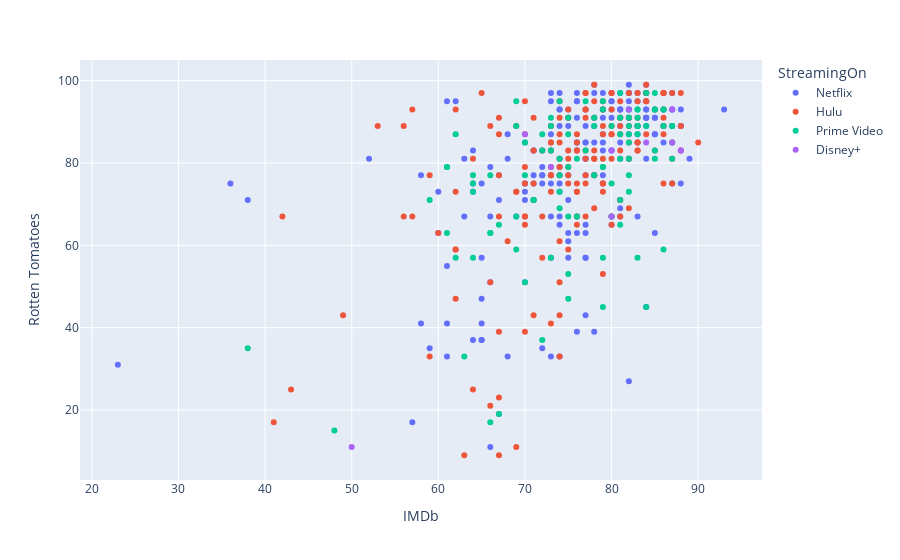

Source (notebook cell):
### Code cell
px.scatter(tv_shows_both_ratings, x='IMDb', y='Rotten Tomatoes', color='StreamingOn')

### Figure 1 — Plotly figure (JSON) as saved in the notebook; plotly's stock layout.template omitted (floating-point values rounded to 4 significant figures; data arrays with more than 128 entries replaced by an {"elided": "..."} marker saying what was removed)
{"data": [{"hovertemplate": "StreamingOn=Netflix<br>IMDb=%{x}<br>Rotten Tomatoes=%{y}<extra></extra>", "legendgroup": "Netflix", "marker": {"color": "#636efa", "symbol": "circle"}, "mode": "markers", "name": "Netflix", "orientation": "v", "showlegend": true, "type": "scatter", "x": {"elided": "195 int values"}, "xaxis": "x", "y": {"elided": "195 int values"}, "yaxis": "y"}, {"hovertemplate": "StreamingOn=Hulu<br>IMDb=%{x}<br>Rotten Tomatoes=%{y}<extra></extra>", "legendgroup": "Hulu", "marker": {"color": "#EF553B", "symbol": "circle"}, "mode": "markers", "name": "Hulu", "orientation": "v", "showlegend": true, "type": "scatter", "x": {"elided": "170 int values"}, "xaxis": "x", "y": {"elided": "170 int values"}, "yaxis": "y"}, {"hovertemplate": "StreamingOn=Prime Video<br>IMDb=%{x}<br>Rotten Tomatoes=%{y}<extra></extra>", "legendgroup": "Prime Video", "marker": {"color": "#00cc96", "symbol": "circle"}, "mode": "markers", "name": "Prime Video", "orientation": "v", "showlegend": true, "type": "scatter", "x": [86, 86, 83, 78, 84, 70, 64, 85, 82, 85, 75, 81, 69, 80, 76, 85, 84, 87, 83, 87, 82, 82, 83, 83, 84, 87, 81, 76, 83, 78, 81, 86, 83, 87, 82, 79, 82, 86, 83, 73, 85, 71, 82, 80, 80, 81, 75, 81, 70, 79, 74, 79, 74, 81, 77, 82, 73, 78, 66, 71, 75, 64, 73, 74, 79, 69, 75, 79, 82, 75, 74, 69, 79, 72, 73, 72, 74, 77, 69, 61, 67, 70, 85, 61, 62, 64, 66, 62, 67, 63, 66, 64, 59, 66, 75, 72, 38, 48, 61], "xaxis": "x", "y": [93, 89, 89, 77, 45, 51, 73, 93, 85, 83, 91, 87, 89, 67, 67, 93, 97, 89, 93, 81, 81, 89, 89, 93, 89, 89, 71, 81, 91, 89, 91, 59, 57, 85, 93, 57, 91, 93, 87, 89, 81, 71, 77, 89, 75, 81, 67, 97, 77, 93, 95, 79, 77, 65, 95, 87, 91, 91, 77, 71, 87, 77, 57, 69, 95, 95, 53, 79, 73, 79, 81, 67, 45, 83, 83, 87, 73, 83, 59, 79, 65, 85, 97, 79, 87, 57, 63, 57, 19, 33, 17, 75, 71, 63, 47, 37, 35, 15, 63], "yaxis": "y"}, {"hovertemplate": "StreamingOn=Disney+<br>IMDb=%{x}<br>Rotten Tomatoes=%{y}<extra></extra>", "legendgroup": "Disney+", "marker": {"color": "#ab63fa", "symbol": "circle"}, "mode": "markers", "name": "Disney+", "orientation": "v", "showlegend": true, "type": "scatter", "x": [87, 70, 87, 82, 84, 88, 73, 80, 80, 50], "xaxis": "x", "y": [85, 87, 93, 93, 85, 83, 79, 67, 83, 11], "yaxis": "y"}], "layout": {"legend": {"title": {"text": "StreamingOn"}, "tracegroupgap": 0}, "margin": {"t": 60}, "xaxis": {"anchor": "y", "domain": [0, 1], "title": {"text": "IMDb"}}, "yaxis": {"anchor": "x", "domain": [0, 1], "title": {"text": "Rotten Tomatoes"}}}}
